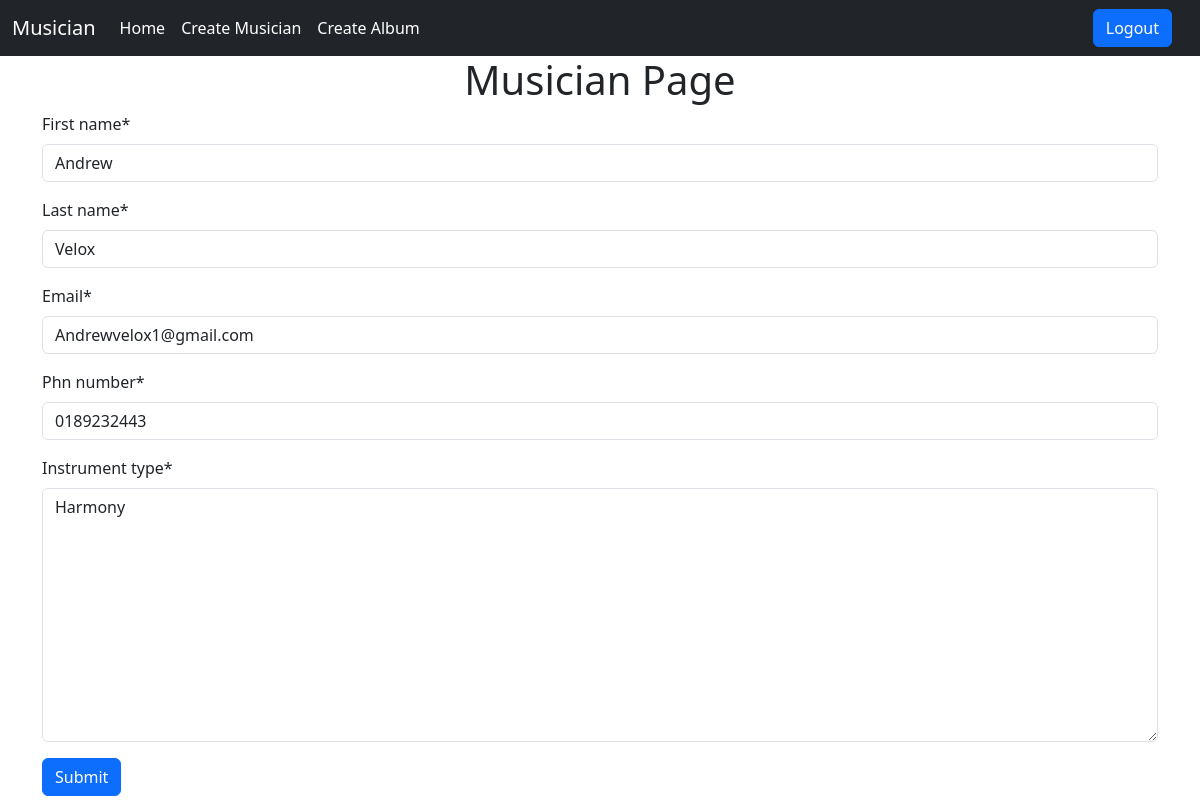
Screenshot of /musician/edit/3 (signed in) with the database file from the repository.
### musician/models.py (models this page shows, shortened)
class Musician(models.Model):
    first_name = models.CharField(max_length=40)
    last_name = models.CharField(max_length=40)
    email = models.EmailField()
    phn_number = models.CharField(max_length=12)
    instrument_type = models.TextField()

### musician/views.py (the view)
# urls.py: path('edit/<int:id>', views.edit_musician_class.as_view(), name="edit_musician"),
@method_decorator(login_required,name='dispatch')
class edit_musician_class(UpdateView):
    model = models.Musician
    form_class = forms.MusicianForm
    template_name = 'create_musician.html'
    pk_url_kwarg = 'id'
    success_url = reverse_lazy('homepage')

### musician/forms.py
class MusicianForm(forms.ModelForm):
    class Meta:
        model = Musician
        fields = '__all__'

### musician/templates/create_musician.html (shortened to what this page needs)
{% extends "base.html" %}
{% load crispy_forms_tags %}
{% block content %}
    <div class="container">
    <h1 class="text-center">Musician Page </h1>
        <form method="post">
            {{form | crispy }}
            <input type="submit" value="Submit" class="btn btn-primary">
        </form>
    </div>
{% endblock %}

### rows the page displays
Musician: first_name "Andrew", last_name "Velox", email "Andrewvelox1@gmail.com", phn_number "0189232443", instrument_type "Harmony"
